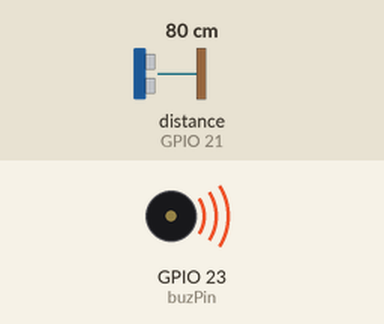
This sketch was run on a simulated ESP32. Shown: buzzer (waves = sounding). Wiring (inferred from the names in the program): ultrasonic range finder: trigger GPIO 22; echo GPIO 21. The test bench sets the inputs (shaded band); at power-on: distance to the obstacle (sensor on GPIO 21) 80 cm. The echo pulse lasts 58.3 µs per cm; what the sketch prints to the serial monitor is not drawn.

Above: at 0.1 s.
Timing chart, 0 to 1.6 s (numbered marks = the images above):
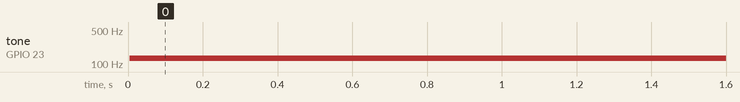

The sketch:

task05-a.ino
```cpp
const int trigPin = 22;
const int echoPin = 21;
const int ledChannel = 0;
const int resolution = 8;
const int buzPin = 23;
const int duty = 128;
int sVal;
int nFrq[] = {/*131, 139, 147, 156, 165, 175*/
277,262, 294, 330, 349, 392,440,494,523};

void playNote(int note, int dur) {
ledcSetup(ledChannel, note , resolution);
ledcWrite(ledChannel, duty);
Serial.println(note);

//ledcSetup(ledChannel, 0, resolution);
}

void setup()
{
ledcAttachPin(buzPin, ledChannel);
Serial.begin(115200);
pinMode(trigPin, OUTPUT);
pinMode(echoPin, INPUT);

}
void loop()
{
long duration, distance;
//Triggering by 10us pulse
digitalWrite(trigPin, LOW); // trig low for 2us
delayMicroseconds(2);
digitalWrite(trigPin, HIGH); // trig high for 10us
delayMicroseconds(10);
digitalWrite(trigPin, LOW);
//getting duration for echo pulse
duration = pulseIn(echoPin, HIGH);
//sound speed = 340 m/s = 34/1000 cm/us
//distance = duration * 34/1000 * 1/2
distance = duration * 17 / 1000;
if (distance>30){
  sVal = 131;
  }
else if(distance<=30&&distance>25){
  sVal = 175;

  }
else if(distance<=25&&distance>20){
  sVal = 262;
  }
else if(distance<=20&&distance>15){
  sVal = 294;
  }
else if(distance<=15&&distance>10){
  sVal = 330;
  }
else if(distance<=10&&distance>5){
  sVal = 349;
  }
else if(distance<=5&&distance>4){
  sVal = 392;
  }
else if(distance<=4&&distance>2){
  sVal = 440;
  }
else{
  sVal = 523;
  }
Serial.print(distance);
Serial.print("cm");
playNote(sVal, 50);
Serial.println();
delay(50);


}
```

Measured:
- by itself, tone on GPIO 23 (buzPin): silent → 131 Hz at 0.01 s
